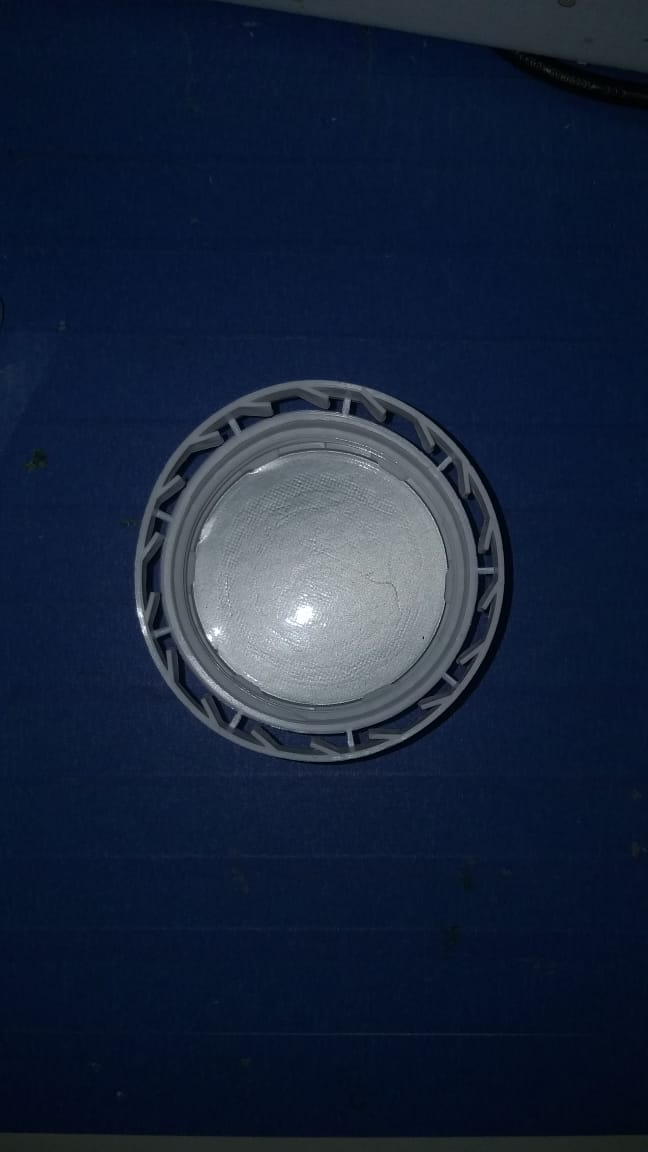
//> input picture Edges Detection/image.jpeg, 648 x 1152 px
$ ./intermodes '../../Edges Detection/image.jpeg'   (built with g++ and OpenCV 4)
//> lines starting //> are read from the running program, lines starting //| are printed output that depends on the picture
#include "opencv2/imgproc.hpp"
#include "opencv2/imgcodecs.hpp"
#include "opencv2/highgui.hpp"
#include <iostream>
#include <vector>
using namespace cv;
using namespace std;

Mat preprocessing(Mat image)
{
    Mat pixel_values = image.reshape(1, image.rows*image.cols);
    return pixel_values;
}

vector<int> get_number_of_pixels(Mat image)
{
    vector<int> number_of_pixels;

    for (int value = 0; value < 256; value ++)
    {
        int counter = 0;
        for(int i = 0; i < image.rows; ++i)
        {
            for (int j = 0; j < image.cols; j++)
            {
                if( image.at<uchar>(i,j) == value)
                {
                    counter++;
                }

            }
        }
        number_of_pixels.push_back(counter);
    }
    return number_of_pixels;
}

int compute_mean(vector<int> lista)
{
    int soma = 0;
    for ( int i = 0; i < lista.size(); i++)
    {
        soma += lista[i];
    }
    float mean = soma/lista.size();
}

template<typename T>
vector<T> slice(vector<T> const &v, int m, int n)
{
    auto first = v.cbegin() + m;
    auto last = v.cbegin() + n + 1;

    vector<T> vec(first, last);
    return vec;
}

vector<int> smoothing( vector<int> number_of_pixels, int number_of_bins)
{
    vector<int> smoothed_values;
    int values_per_interval = 256/number_of_bins;

    for (int i = 0; i < number_of_bins; i++)
    {
        int first = i*values_per_interval;
        int last = (i+1)*values_per_interval;
        vector<int> sliced_vector = slice(number_of_pixels, first, last);
        smoothed_values.push_back(compute_mean(sliced_vector));
    }
    return smoothed_values;
}

vector<int> get_peaks(vector<int> smoothed_values)
{
    vector<int> peaks;
    for (int i = 0; i < smoothed_values.size(); i++)
    {
        if (i == 0 or i == smoothed_values.size() - 1)
        {
            if (i == 0)
            {
                if ( smoothed_values[i] > smoothed_values[i+1])
                {
                    peaks.push_back(i);
                }
            }
            else
            {
                if( smoothed_values[i] > smoothed_values[i - 1] )
                {
                    peaks.push_back(i);
                }
            }
        }
        else
        {
            if ( smoothed_values[i] > smoothed_values[i - 1] && smoothed_values[i] > smoothed_values[i + 1] )
            {
                peaks.push_back(i);
            }
        }

    }
    return peaks;
}

void thresholding(Mat image)
{
    Mat output;
    Mat pixel_values = preprocessing(image);
    vector<int> peaks;
    vector<int> number_of_pixels = get_number_of_pixels(pixel_values);
    vector<int> possible_number_of_bins = {256, 128, 64, 32, 16, 8, 4, 2};
    int values_per_interval;
    for (int i = 0; i < possible_number_of_bins.size(); i++)
    {
        vector<int> smoothed_values = smoothing(number_of_pixels, possible_number_of_bins[i]);
        values_per_interval = 256/possible_number_of_bins[i];
        peaks = get_peaks(smoothed_values);
        if (peaks.size() == 2)
        {
            break;
        }
    }
    int threshold_value = (peaks[0] + peaks[1])*values_per_interval / 2;
    cout << threshold_value << endl;
    threshold(image, output, threshold_value, 255, THRESH_BINARY);
    imshow("Original", image);
    imshow("Output", output);
    waitKey(0);
}


int main(int argc, const char** argv)
{
    Mat input_image = imread(argv[1], IMREAD_GRAYSCALE);
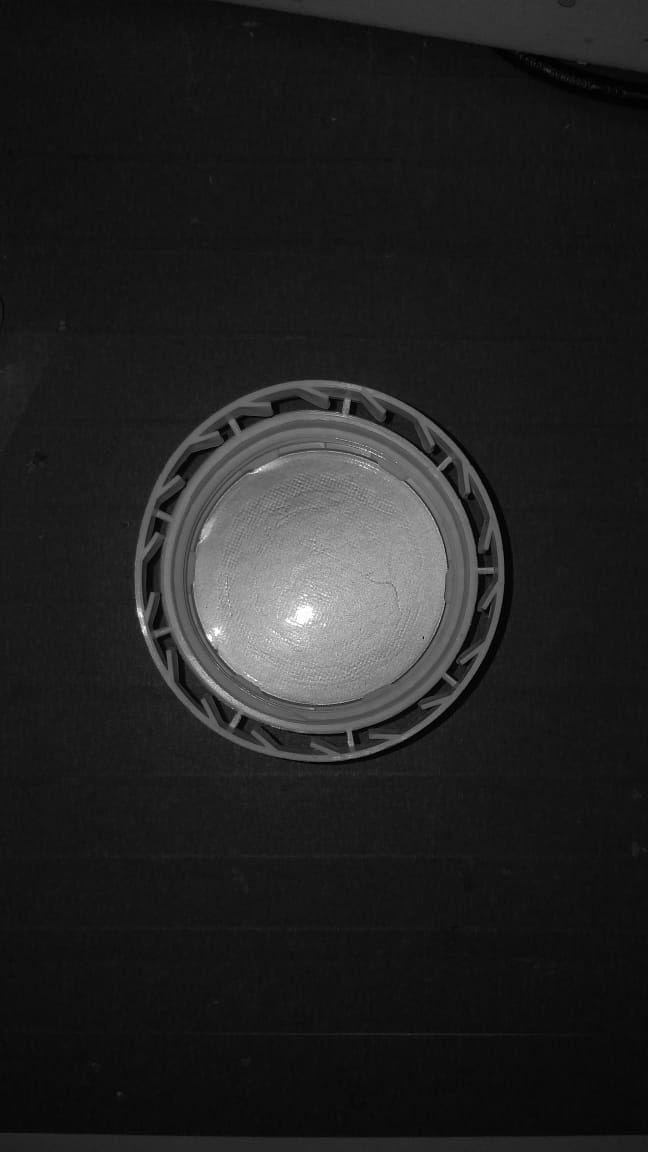
//> input_image: 1152 rows x 648 cols, CV_8UC1; min 0, max 255, mean 34.4
    thresholding(input_image);
//> the loop in get_number_of_pixels, `for (int value = 0; value < 256; value ++)` made 256 passes
//> counter on passes 1 to 3: 179, 160, 531
//> after the loop in get_number_of_pixels, `for (int value = 0; value < 256; value ++)`: number_of_pixels = 256 values, max 57315 at index 22, min 4 at index 234, mean 2916
//> the loop in thresholding, `for (int i = 0; i < possible_number_of_bins.size(); i++)` made 8 passes
//> values_per_interval in smoothing on passes 1 to 8: 1, 2, 4, 8, 16, 32, 64, 128
//> (the run ends here: the program crashes, at `int threshold_value = (peaks[0] + peaks[1])*values_per_interval / 2;`)
